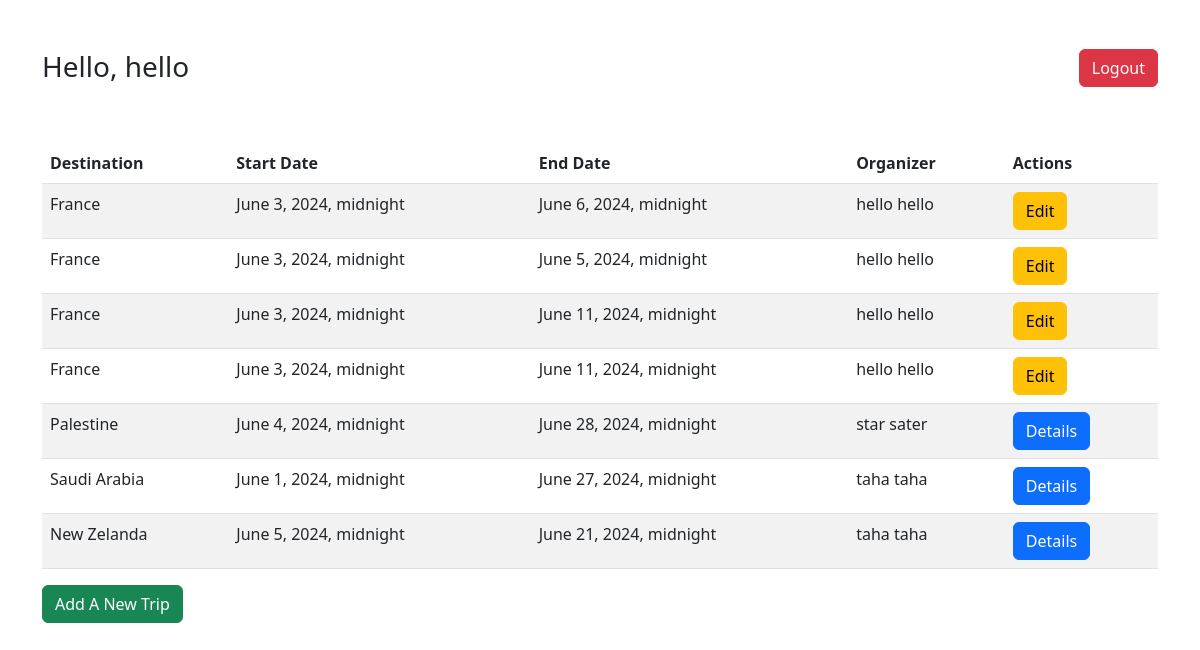
/dashboard (signed in), run on the app's committed database.
### myapp/models.py (models this page shows)
class User(models.Model):
    firstname = models.CharField(max_length=255)
    lastname = models.CharField(max_length=255)
    email = models.CharField(max_length=255)
    password = models.CharField(max_length=255)
    created_at = models.DateTimeField(auto_now_add=True)
    updated_at = models.DateTimeField(auto_now=True)
    objects = UserManager()

class Trip(models.Model):
    destination = models.CharField(max_length=255)
    start_date = models.DateTimeField()
    end_date = models.DateTimeField()
    travelers = models.ManyToManyField(User, related_name="trips")
    itinerary = models.CharField(max_length=50)
    created_at = models.DateTimeField(auto_now_add=True)
    updated_at = models.DateTimeField(auto_now=True)
    organizer = models.ForeignKey(User, related_name="user_trips", on_delete=models.CASCADE)
    objects = TripManager()

### myapp/views.py (the view)
# urls.py: path('dashboard', views.dashboard),
def dashboard(request):
    if not 'user_id' in request.session:
        return redirect('/')
    context = {
        'trips':Trip.objects.all(),
        "user" : User.objects.get(id=request.session['user_id'])
    }
    return render(request, "dashboard.html", context)

### myapp/Templates/dashboard.html (shortened to what this page needs)
<!DOCTYPE html>
<html lang="en">
<head>
    <link href="https://cdn.jsdelivr.net/npm/bootstrap@5.2.0-beta1/dist/css/bootstrap.min.css" rel="stylesheet">
</head>
<body>
    <div class="container mt-5">
        <div class="d-flex justify-content-between align-items-center">
            <h3>Hello, {{user.firstname}}</h3>
            <h3><a href="/logout" class="btn btn-danger">Logout</a></h3>
        </div>
    </div>
    <div class="container mt-5">
        <table class="table table-striped">
            <thead>
                <tr>
                    <th>Destination</th>
                    <th>Start Date</th>
                    <th>End Date</th>
                    <th>Organizer</th>
                    <th>Actions</th>
                </tr>
            </thead>
            <tbody>
                {% for trip in trips %}
                <tr>
                    <td>{{ trip.destination }}</td>
                    <td>{{ trip.start_date }}</td>
                    <td>{{ trip.end_date }}</td>
                    <td>{{ trip.organizer.firstname }} {{ trip.organizer.lastname }}</td>
                    {% if user.id == trip.organizer.id %}
                    <td><a href="/trips/{{ trip.id }}/edit" class="btn btn-warning">Edit</a></td>
                    {% else %}
                    <td><a href="/trips/{{ trip.id }}" class="btn btn-primary">Details</a></td>
                    {% endif %}
                </tr>
                {% endfor %}
            </tbody>
        </table>
        <a href="/trips/new" class="btn btn-success">Add A New Trip</a>
    </div>
</body>
</html>

### data on the page
User: firstname "hello"
Trip: destination "France", start_date "June 3, 2024, midnight", end_date "June 6, 2024, midnight", organizer.firstname "hello", organizer.lastname "hello"
Trip: destination "France", start_date "June 3, 2024, midnight", end_date "June 5, 2024, midnight", organizer.firstname "hello", organizer.lastname "hello"
Trip: destination "France", start_date "June 3, 2024, midnight", end_date "June 11, 2024, midnight", organizer.firstname "hello", organizer.lastname "hello"
Trip: destination "France", start_date "June 3, 2024, midnight", end_date "June 11, 2024, midnight", organizer.firstname "hello", organizer.lastname "hello"
Trip: destination "Palestine", start_date "June 4, 2024, midnight", end_date "June 28, 2024, midnight", organizer.firstname "star", organizer.lastname "sater"
Trip: destination "Saudi Arabia", start_date "June 1, 2024, midnight", end_date "June 27, 2024, midnight", organizer.firstname "taha", organizer.lastname "taha"
Trip: destination "New Zelanda", start_date "June 5, 2024, midnight", end_date "June 21, 2024, midnight", organizer.firstname "taha", organizer.lastname "taha"
